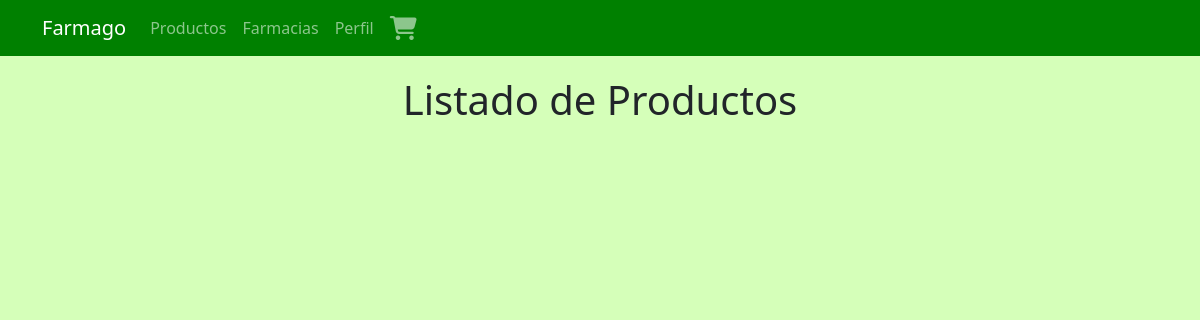
The app's page /productos/farmacia/1, older data.
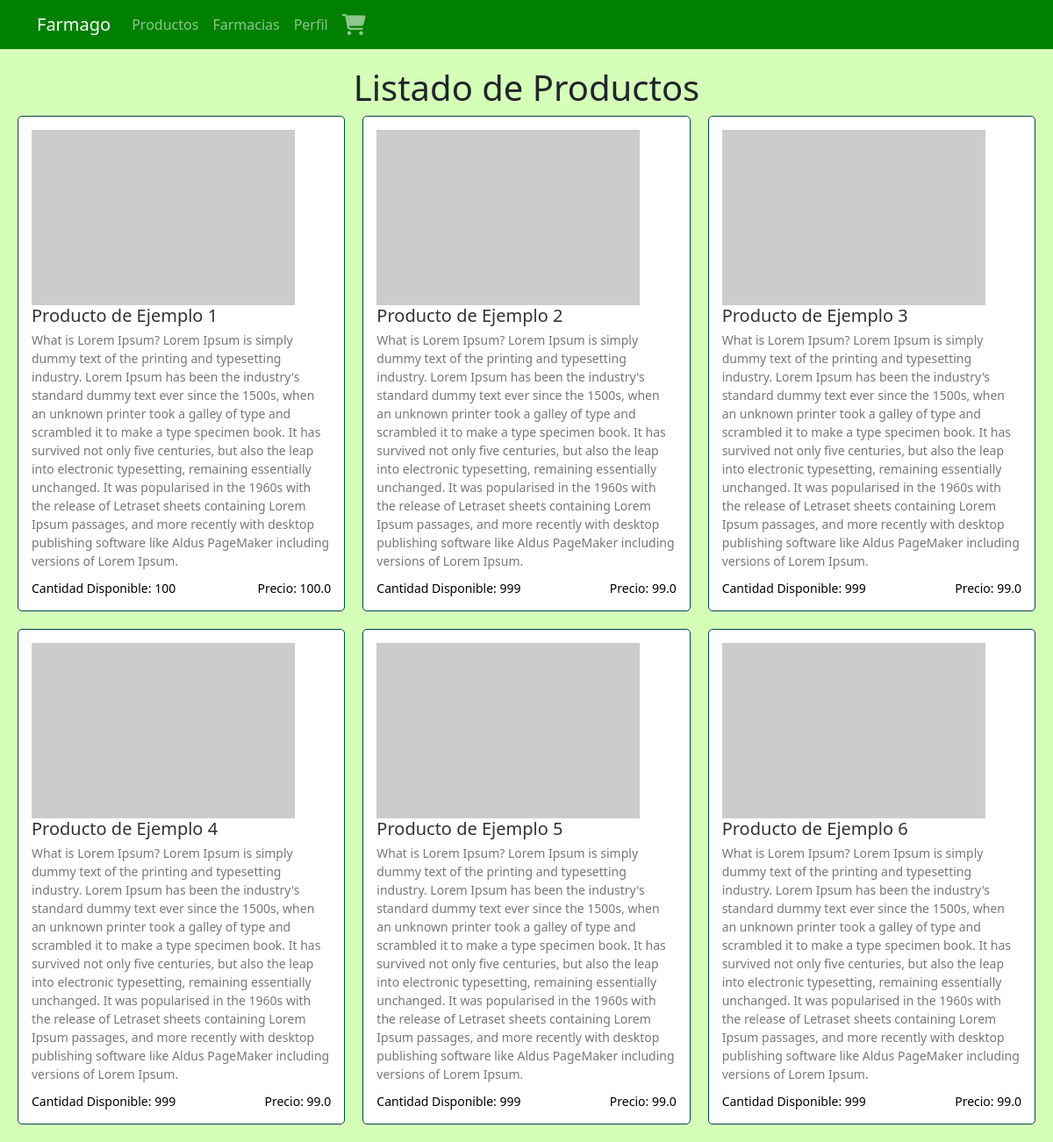
The same page, newer data.
### tables this page shows
CREATE TABLE productos (
                id INTEGER PRIMARY KEY AUTOINCREMENT,
                nombre TEXT,
                imagen TEXT,
                descripcion TEXT,
                cantidad INTEGER,
                precio_unitario REAL,
                id_categoria INTEGER,
                id_farmacia INTEGER, 
                FOREIGN KEY(id_categoria) REFERENCES categorias(id),
                FOREIGN KEY(id_farmacia) REFERENCES usuarios(id)
            );

### src/productos_client/productos_por_farmacia.py (the view)
def productos_por_farmacia(id_usuario):
    with app.app_context():
        db = get_db()
        cursor = db.cursor()
        cursor.execute("SELECT * FROM productos WHERE id_farmacia=?", (id_usuario,))
        productos = cursor.fetchall()
        farmacia_info = get_farmacia_info(id_usuario)
    return render_template(
        "productos_farmacia.html", productos=productos, farmacia_info=farmacia_info
    )

### src/helpers/helpers.py (called while the page is built)
def get_db():
    db = getattr(g, "_database", None)
    if db is None:
        db = g._database = sqlite3.connect(DATABASE)
    return db

@app.teardown_appcontext
def close_connection(exception):
    db = getattr(g, "_database", None)
    if db is not None:
        db.close()

def get_farmacia_info(id_usuario):
    with app.app_context():
        db = get_db()
        cursor = db.cursor()
        cursor.execute(
            "SELECT nombre, apellido, direccion, provincia, localidad, numero_telefono, correo_electronico, nombre_usuario, contraseña, logo_url FROM usuarios WHERE id = ?",
            (id_usuario,),
        )
        result = cursor.fetchone()
        return result if result else None

### templates/productos_farmacia.html (shortened to what this page needs)
{% extends 'base.html' %}
    {% block head %}
    <link rel="stylesheet" href="{{ url_for('static', filename='css/productos_farmacia.css') }}">
    {% endblock head %}
    {% block content %}
    <div class="productos">
        <h1>Listado de Productos</h1>
        <div class="product-list">
            {% for producto in productos %}
            <div
                class="product-card"
                onclick="window.location.href='{{ url_for('ver_detalle_producto', id_producto=producto[0]) }}';"
            >
                <div class="product-image">
                    <img src="{{ producto[2] }}" alt="">
                </div>
                <div class="product-info">
                    <h2 class="product-name">{{ producto[1] }}</h2>
                    <p class="product-description">{{ producto[3] }}</p>
                    <div class="product-details">
                        <p class="product-quantity">
                            Cantidad Disponible: {{ producto[4] }}
                        </p>
                        <p class="product-price">Precio: {{ producto[5] }}</p>
                    </div>
                </div>
            </div>
            {% endfor %}
        </div>
    {% endblock content%}

### templates/base.html (shortened to what this page needs)
<!DOCTYPE html>
<html lang="es">
    <head>
        {% block head %} {% endblock head %}
        <link
            rel="stylesheet"
            href="https://stackpath.bootstrapcdn.com/bootstrap/5.0.0-alpha2/css/bootstrap.min.css" />
        <link
            rel="stylesheet"
            href="{{ url_for('static', filename='css/base.css') }}" />
    </head>
    <body>
        <nav class="navbar navbar-expand-lg navbar-dark bg-dark">
            <div class="container">
                <a class="navbar-brand" href="/">Farmago</a>
                <div class="collapse navbar-collapse" id="navbarNav">
                    <ul class="navbar-nav ml-auto">
                        <li class="nav-item">
                            <a class="nav-link" href="/productos">Productos</a>
                        </li>
                        <li class="nav-item">
                            <a class="nav-link" href="/todas_farmacias"
                                >Farmacias</a
                            >
                        </li>
                        <li class="nav-item">
                            <a class="nav-link" href="/perfil">Perfil</a>
                        </li>
                        <li class="nav-item">
                            <a class="nav-link" href="/carrito"
                                ><i class="fa-solid fa-cart-shopping fa-xl"></i
                            ></a>
                        </li>
                    </ul>
                </div>
            </div>
        </nav>
        <div class="contain" id="contain">
            {% block content %} {% endblock %}
        </div>
    </body>
</html>

### static/css/productos_farmacia.css (style rules this page uses)
.productos { max-width: 1200px; margin: 0 auto; padding: 20px; }
h1 { text-align: center; margin-bottom: 30px; }
.product-list { display: grid; grid-template-columns: repeat(auto-fit, minmax(280px, 1fr)); grid-gap: 20px; }
.product-card { border: 1px solid #014649; border-radius: 5px; padding: 15px; background-color: #fff; cursor: pointer; }
.product-image { display: flex; justify-content: center; max-width: 300px; }
.product-image img { max-width: 100%; max-height: 100%; }
.product-name { font-size: 20px; margin: 0; color: #333; }
.product-description { font-size: 14px; color: #777; margin-top: 5px; margin-bottom: 10px; overflow: hidden; text-overflow: ellipsis; }
.product-details { display: flex; justify-content: space-between; }
.product-quantity, .product-price { font-size: 14px; margin: 0; color: black; }

### static/css/base.css (style rules this page uses)
html { background-color: #D5FFB9; }
.navbar { background-color: green !important; color: white !important; }
.contain { background-color: #D5FFB9; }

Row changes from the older to the newer data that the page shows:
added productos: nombre "Producto de Ejemplo 1", descripcion "What is Lorem Ipsum? Lorem Ipsum is simply dummy text of the printing and typesetting industry. Lorem Ipsum has been the industry's standard dummy text ever since the 1500s, when an unknown printer took a galley of type and scrambled it to make a type specimen book. It has survived not only five centuries, but also the leap into electronic typesetting, remaining essentially unchanged. It was popularised in the 1960s with the release of Letraset sheets containing Lorem Ipsum passages, and more recently with desktop publishing software like Aldus PageMaker including versions of Lorem Ipsum.", cantidad "100", precio_unitario "100.0"
added productos: nombre "Producto de Ejemplo 2", descripcion "What is Lorem Ipsum? Lorem Ipsum is simply dummy text of the printing and typesetting industry. Lorem Ipsum has been the industry's standard dummy text ever since the 1500s, when an unknown printer took a galley of type and scrambled it to make a type specimen book. It has survived not only five centuries, but also the leap into electronic typesetting, remaining essentially unchanged. It was popularised in the 1960s with the release of Letraset sheets containing Lorem Ipsum passages, and more recently with desktop publishing software like Aldus PageMaker including versions of Lorem Ipsum.", cantidad "999", precio_unitario "99.0"
added productos: nombre "Producto de Ejemplo 3", descripcion "What is Lorem Ipsum? Lorem Ipsum is simply dummy text of the printing and typesetting industry. Lorem Ipsum has been the industry's standard dummy text ever since the 1500s, when an unknown printer took a galley of type and scrambled it to make a type specimen book. It has survived not only five centuries, but also the leap into electronic typesetting, remaining essentially unchanged. It was popularised in the 1960s with the release of Letraset sheets containing Lorem Ipsum passages, and more recently with desktop publishing software like Aldus PageMaker including versions of Lorem Ipsum.", cantidad "999", precio_unitario "99.0"
added productos: nombre "Producto de Ejemplo 4", descripcion "What is Lorem Ipsum? Lorem Ipsum is simply dummy text of the printing and typesetting industry. Lorem Ipsum has been the industry's standard dummy text ever since the 1500s, when an unknown printer took a galley of type and scrambled it to make a type specimen book. It has survived not only five centuries, but also the leap into electronic typesetting, remaining essentially unchanged. It was popularised in the 1960s with the release of Letraset sheets containing Lorem Ipsum passages, and more recently with desktop publishing software like Aldus PageMaker including versions of Lorem Ipsum.", cantidad "999", precio_unitario "99.0"
added productos: nombre "Producto de Ejemplo 5", descripcion "What is Lorem Ipsum? Lorem Ipsum is simply dummy text of the printing and typesetting industry. Lorem Ipsum has been the industry's standard dummy text ever since the 1500s, when an unknown printer took a galley of type and scrambled it to make a type specimen book. It has survived not only five centuries, but also the leap into electronic typesetting, remaining essentially unchanged. It was popularised in the 1960s with the release of Letraset sheets containing Lorem Ipsum passages, and more recently with desktop publishing software like Aldus PageMaker including versions of Lorem Ipsum.", cantidad "999", precio_unitario "99.0"
added productos: nombre "Producto de Ejemplo 6", descripcion "What is Lorem Ipsum? Lorem Ipsum is simply dummy text of the printing and typesetting industry. Lorem Ipsum has been the industry's standard dummy text ever since the 1500s, when an unknown printer took a galley of type and scrambled it to make a type specimen book. It has survived not only five centuries, but also the leap into electronic typesetting, remaining essentially unchanged. It was popularised in the 1960s with the release of Letraset sheets containing Lorem Ipsum passages, and more recently with desktop publishing software like Aldus PageMaker including versions of Lorem Ipsum.", cantidad "999", precio_unitario "99.0"
